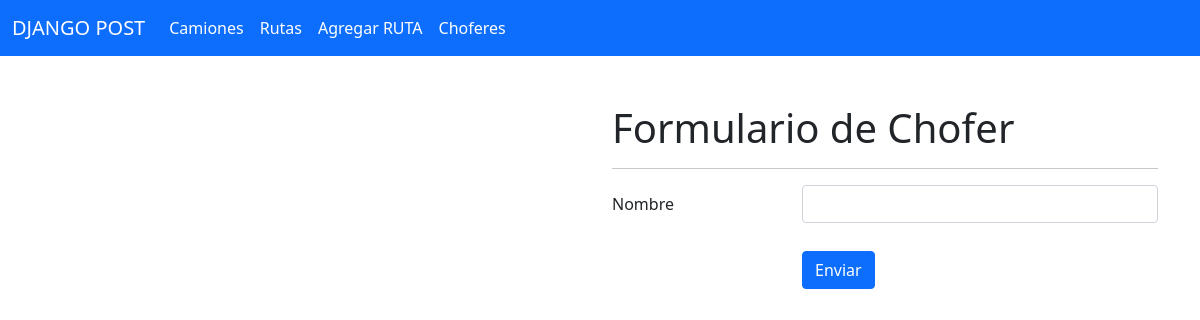
The app's page /choferes/, older data.
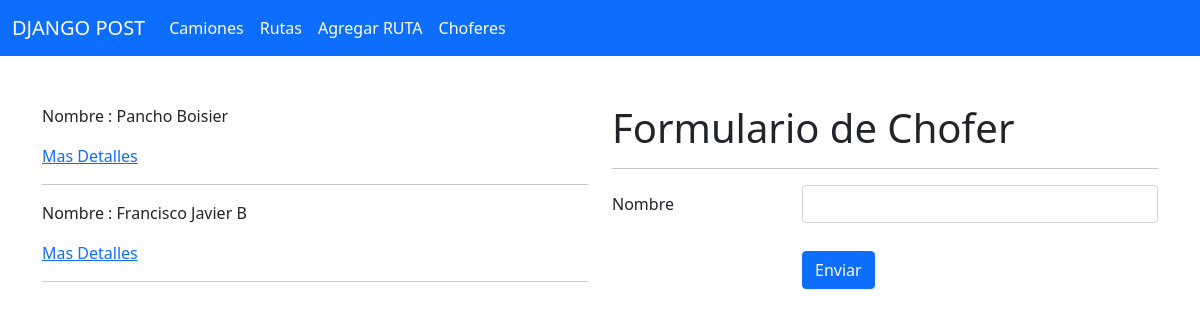
The same page, newer data.
### app/models.py (models this page shows, shortened)
class Chofer(models.Model):
    camiones = models.ManyToManyField(Camion, related_name="choferes")
    nombre = models.CharField(max_length=50)
    created_at = models.DateTimeField(auto_now_add=True)
    updated_at = models.DateTimeField(auto_now=True)

### app/views.py (the view)
# urls.py: path('choferes/', views.choferes, name='choferes' ),
def choferes(request):
    if request.method == "GET":
        contexto = {
            'choferes': Chofer.objects.all().order_by("-updated_at"),
        }
        return render(request, 'app/choferes.html', contexto)
    if request.method == "POST":
        print(request.POST)
        nombre = request.POST['nombre']
        Chofer.objects.create(nombre=nombre)
        return redirect("/choferes")

### app/templates/app/choferes.html (shortened to what this page needs)
{% extends "app/base.html"%}
{% block contenido %}
<div class="container mt-5">
    <div class="row">
        <div class="col-6">
            {% for chofer in choferes %}
            <p>Nombre : {{chofer.nombre}}</p>
            <a href="{% url 'chofer' id=chofer.id %}"> Mas Detalles </a>
            <hr>
            {% endfor %}
        </div>
        <div class="col-6">
            <h1>Formulario de Chofer</h1>
            <hr>
            <form action="" method="post">
                <div class="row g-4 align-items-center">
                    <div class="col-4">
                        <label for="nombre" class="col-form-label">Nombre</label>
                    </div>
                    <div class="col-8">
                        <input type="text" id="nombre" class="form-control" name="nombre">
                    </div>
                </div>
                <div class="row g-4 mt-1 align-items-center">
                    <div class="col-8">
                        <button type="submit" class="btn btn-primary">Enviar</button>
                    </div>
                </div>
            </form>
        </div>
    </div>
</div>
{% endblock %}

Row changes from the older to the newer data that the page shows:
added Chofer: nombre "Pancho Boisier"
added Chofer: nombre "Francisco Javier B"
